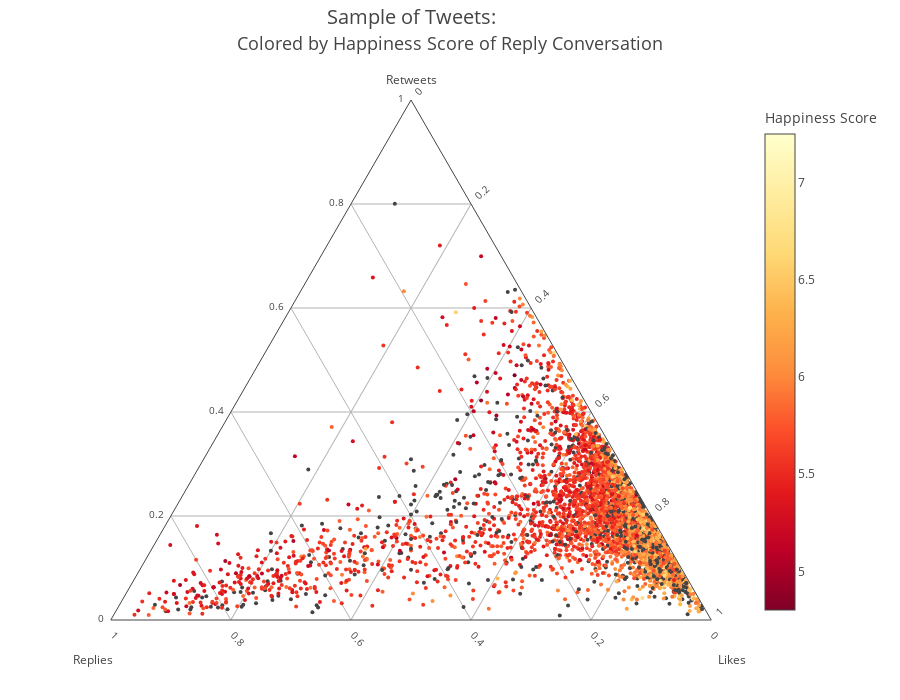

Notebook code for this chart:
### Code cell
rawData = list(allhapp_ratios);
def makeAxis(title, tickangle): 
    return {
      'title': title,
      'titlefont': { 'size': 12 },
      'tickangle': tickangle,
      'tickfont': { 'size': 10 },
      'tickcolor': 'rgba(0,0,0,0)',
      'ticklen': 5,
      'showline': True,
      'showgrid': True
    }
data = [{ 
    'type': 'scatterternary',
    'mode': 'markers',
    'a': [i for i in map(lambda x: x['retweets'], rawData)],
    'b': [i for i in map(lambda x: x['replies'], rawData)],
    'c': [i for i in map(lambda x: x['likes'], rawData)],
    'text': [i for i in map(lambda x: x['user'], rawData)],
    'marker': {
        'color': [i for i in map(lambda x: x['happ_score'], rawData)],
        'cmin':happmax,
        'cmax':happmin,
        'size': 4,
        'colorbar':{'title':'Happiness Score'
                   },
        'colorscale':'YlOrRd',# Viridis Jet YlOrRd
        'showscale':True
    },
    }]
layout = {
    'title':'Colored by Happiness Score of Reply Conversation',
    'titlefont': { 'size': 18 },
    'autosize':False,
    'width':900,
    'height':700,
    'ternary': {
        'sum': 1,
        'aaxis': makeAxis('Retweets', 0),
        'baxis': makeAxis('<br>Replies  ', 45),
        'caxis': makeAxis('<br>  Likes', -45)
    },
    'annotations': [{
      'showarrow': False,
      'text': 'Sample of Tweets:',
        'x': .5,
        'y': 1.19,
        'font': { 'size': 20 }
    }]
}
fig = {'data': data, 'layout': layout}
#py.plotly.image.save_as(fig,'Figs/{}-ratio-happiness.jpeg'.format(screenname))
py.offline.iplot(fig)

### Figure 1 — Plotly figure (JSON) as saved in the notebook; plotly's stock layout.template omitted (floating-point values rounded to 4 significant figures; data arrays with more than 128 entries replaced by an {"elided": "..."} marker saying what was removed)
{"data": [{"a": {"elided": "4683 float values"}, "b": {"elided": "4683 float values"}, "c": {"elided": "4683 float values"}, "marker": {"cmax": 4.801, "cmin": 7.251, "color": {"elided": "4683 float values"}, "colorbar": {"title": "Happiness Score"}, "colorscale": "YlOrRd", "showscale": true, "size": 4}, "mode": "markers", "text": {"elided": "4683 str values"}, "type": "scatterternary"}], "layout": {"annotations": [{"font": {"size": 20}, "showarrow": false, "text": "Sample of Tweets:", "x": 0.5, "y": 1.19}], "autosize": false, "height": 700, "ternary": {"aaxis": {"showgrid": true, "showline": true, "tickangle": 0, "tickcolor": "rgba(0,0,0,0)", "tickfont": {"size": 10}, "ticklen": 5, "title": "Retweets", "titlefont": {"size": 12}}, "baxis": {"showgrid": true, "showline": true, "tickangle": 45, "tickcolor": "rgba(0,0,0,0)", "tickfont": {"size": 10}, "ticklen": 5, "title": "<br>Replies  ", "titlefont": {"size": 12}}, "caxis": {"showgrid": true, "showline": true, "tickangle": -45, "tickcolor": "rgba(0,0,0,0)", "tickfont": {"size": 10}, "ticklen": 5, "title": "<br>  Likes", "titlefont": {"size": 12}}, "sum": 1}, "title": "Colored by Happiness Score of Reply Conversation", "titlefont": {"size": 18}, "width": 900}}
